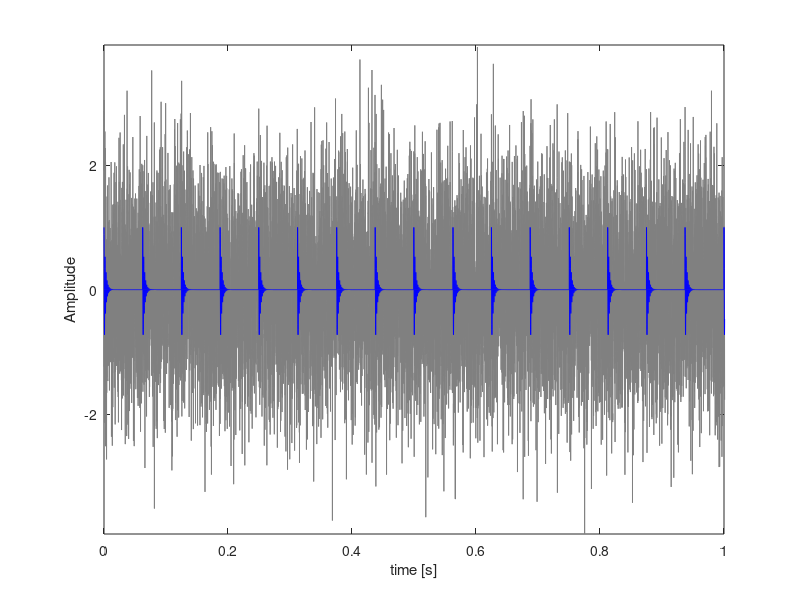
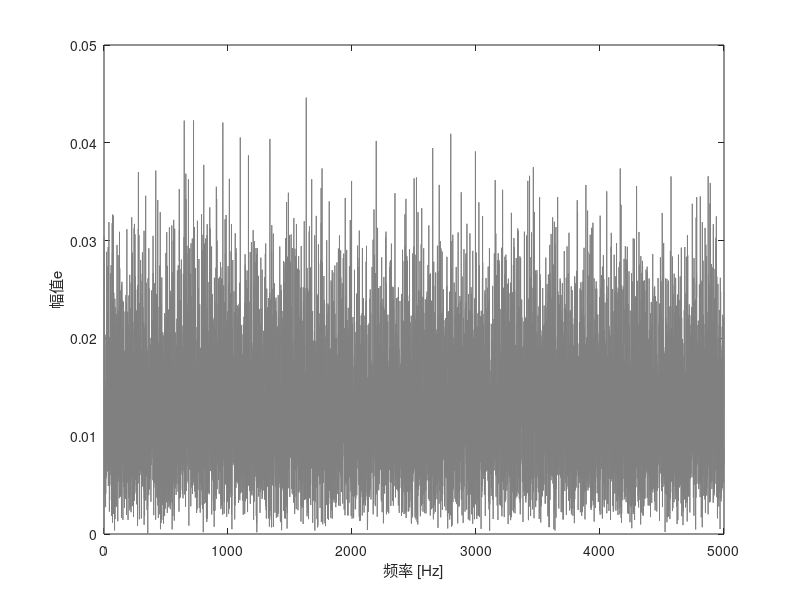
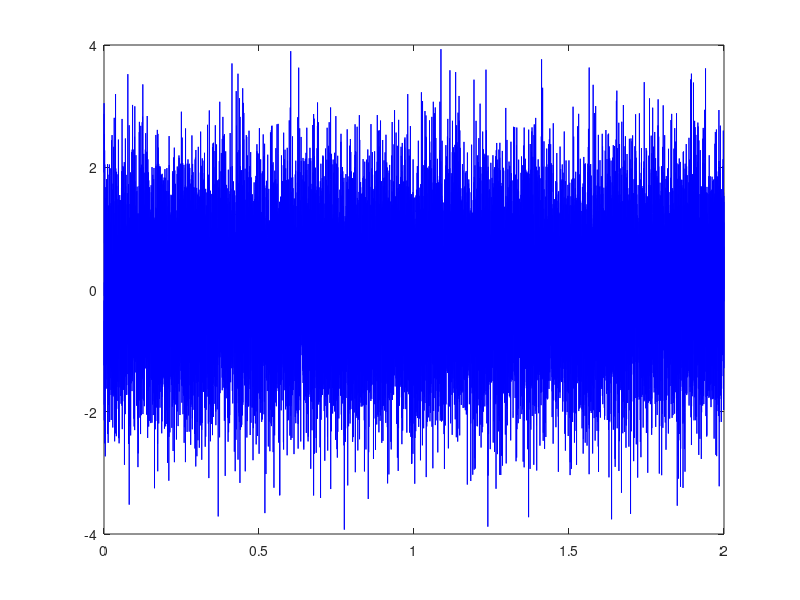

The MATLAB source for these figures, in order: (Note: this script raises an error after producing the figures.)
%% multi-index 
% ks=kurtosis(y)/skewness(y); %峭度偏斜度比
% ES_EHNR(y)%谐波与噪声能量比
% sparsity(y)%稀疏度


%% import signal
clear
clc
close all
%% Two fault modes with common resonant frequency
fr1=3;  % convolution freq.
a1=1;    % amplitude for sig1;
fn1=625; % resonant freq.
zeta=400; % decaying rate
T1=1/16;  % fault frequency for sig1;
fs=10000;  % sampling freq.

% Generating the signal
t1=0:1/fs:T1;
sig_1=(a1*exp(-zeta*t1).*cos(2*pi*fn1*t1));  % single impulse

t=0:1/fs:2;
sig0=zeros(size(t));
for i=1:fix(t(end)/T1)
    if i==1 || i==fix(t(end)/T1)
        inde=max(find(t<=T1*(i-1)));
    else
        inde=max(find(t<=T1*(i-1)+(rand(1)-0.5)*2*1/100*T1));
%         inde=max(find(t<=T1*(i-1)+dd(mod(round(rand(1)*10),3)+1)*13/100*T1));
%         inde=max(find(t<=T1*(i-1)+dd(randperm(3,1))*0.75/100*T1));
    end
    sig0(inde:inde+length(sig_1)-1)=sig_1;
end
% sig1=(cos(2*pi*fr1*t)+1).*sig0;  % fault signal 1
sig1=sig0;
% figure,plot(t,sig1,'color',0.5*[1 1 1])
% xlim([0,1]);
% xlabel('时间[s]'),ylabel('幅值A / V')
sig=awgn(sig1,-20,'measured');
%figure,plot(t,sig,'b')
figure,plot(t,sig,'color',0.5*[1 1 1])
hold on
plot(t,sig1,'b-')
axis tight
xlim([0 1])
xlabel('time [s]'),ylabel('Amplitude')
% frequency analysis
pp=abs(fft(sig))/length(sig)*2;
pp(1)=0;
ff=(0:length(pp)-1)/length(pp)*fs;
n1=floor(length(pp)/2);
figure,plot(ff(1:n1),pp(1:n1),'color',0.5*[1 1 1])
% xlim([0 800])
xlabel('频率 [Hz]'),ylabel('幅值e')
y=sig;
y=y(1:20000);
soft = @(x, T) max(1 - T./abs(x), 0) .* x;

%% signal parameters
fs=10000;  % sampling freq.
t=(0:length(y)-1)/fs;
figure,plot(t,y,'b')





%% multi-index matrix TQWT  (Q,J,ka inter)
gamma=0.85;
Q_range = 1:1:10;               
r=3;
ka_range= 0.3:0.1:1;
N=200;
f=1/T1;
delt_p=1.5;
%确定J的范围 用以初始化元胞数组
maxJ=zeros();
for i=1:length(Q_range)
    maxJ(i)=computeJmax(N,i,r);
end
MAXJ=max(maxJ);

matrix=cell(length(Q_range),MAXJ,length(ka_range));

for i =1:length(Q_range)
        Q=Q_range(i);
        J_range=computeJmax(N,Q,r);
        J_len=1:J_range;
    for j=1:MAXJ
            for k=1:length(ka_range)
                if j<=J_range
                    J=J_len(j);
                    ka=ka_range(k);
                    [w,~]=TQWT_SR_GMC_penalty_fun(y,Q,r,J,gamma,ka,0);
                    y_GMC = itqwt(w,Q,r,length(y));
                    matrix{i,j,k}=[kurtSkew(y_GMC);ES_EHNR(y_GMC);sparsity(y_GMC)]; %获得了参数矩阵
                else
                    matrix{i,j,k}=[0;0;0];
                end
            end
    end
end

kurtSkew_vector=zeros(0);
ES_EHNR_vector=zeros(0);
sparsity_vector=zeros(0);
 for i=1:size(matrix,1)
    for j=1:size(matrix,2) 
        for k=1:size(matrix,3)
            kurtSkew_vector(end+1)=matrix{i,j,k}(1);
            ES_EHNR_vector(end+1)=matrix{i,j,k}(2);
            sparsity_vector(end+1)=matrix{i,j,k}(3);
        end
    end
 end  
matrix_index=[kurtSkew_vector;ES_EHNR_vector;sparsity_vector];


%% choose Q,ka
[Fj,loc] = chooseband(matrix_index);
% 现在要找到1oc在三维矩阵中的位置，由于choosebang的结果是一行向量，即
%由i,j,k按读取顺序排列的 所以需要进行操作访问下标 注意Q和ka的值最后要换算到Q、ka_range中，J则还与Q有关
Q_loc=ceil(loc/size(matrix,2)/size(matrix,3));%参数矩阵第一层坐标 Q
J_loc=ceil((loc-size(matrix,2)*size(matrix,3)*(Q_loc-1))/size(matrix,3));%参数矩阵第二层坐标 Q
%J的最终值还需要找到Q_loc决定的J_range
ka_loc=loc-(Q_loc-1)*size(matrix,2)*size(matrix,3)-(J_loc-1)*size(matrix,3);%参数第三层坐标 ka

Q_choose=Q_range(Q_loc);
%J的最终值还需要找到Q_loc决定的J_ranged 然后再找J的位置
J_vetor=1:computeJmax(N,Q_loc,r);
J_fin=J_vetor(J_loc);
ka_choose=ka_range(ka_loc);

%% parm sort
d=imag(Fj);
figure,plot(sort(d,'descend')) ;
ylabel('融合特征指标')
xlabel('数据长度')


%% TQWT sparse representation
[x,v]=TQWT_SR_GMC_penalty_fun(y,Q_choose,r,J_fin,gamma,ka_choose,0);
y_GMC = itqwt(x,Q_choose,r,length(y));
figure,plot(t,y_GMC,'color',0.5*[1 1 1])
plot(t,sig1(1:length(y)))
xlim([0,0.4])
figure,plot(t,sig1(1:length(y)),t,y_GMC,'r--')
legend('故障特征信号','去噪信号')
xlabel('时间[s]'),ylabel('幅值')

figure,plot(t,sig1(1:length(y)),t,y_GMC,'r--')
xlim([0.12,0.135])
legend('故障特征成分','小波基函数')
xlabel('时间'),ylabel('幅值A/ V')
set(gca,'xticklabel',[]),set(gca,'yticklabel',[])
% figure,plot(t,y_GMC)
% xlabel('时间[s]'),ylabel('幅值')
% xlim([0,1])
xlim([4000,6000])
xlabel('采样时间')
ylabel('幅值')
set(gca,'xticklabel',[]),set(gca,'yticklabel',[])
title('Q=1,r=3')


figure,plot(sig_1)
xlabel('时间[s]')
ylabel('幅值')
xlim([0,250])


blp=abs(fft(abs(hilbert(y_GMC))))/length(y_GMC)*2;
figure,plot(blp,'color',0.5*[1 1 1])

blp(1)=0;
pl=(0:length(y_GMC)-1)/length(y_GMC)*fs;
figure,plot(pl(1:round(length(y_GMC)/2)),blp(1:round(length(y_GMC)/2)),'color',0.5*[1 1 1])
xlabel('频率 [Hz]'),ylabel('幅值')
xlim([0,350])




